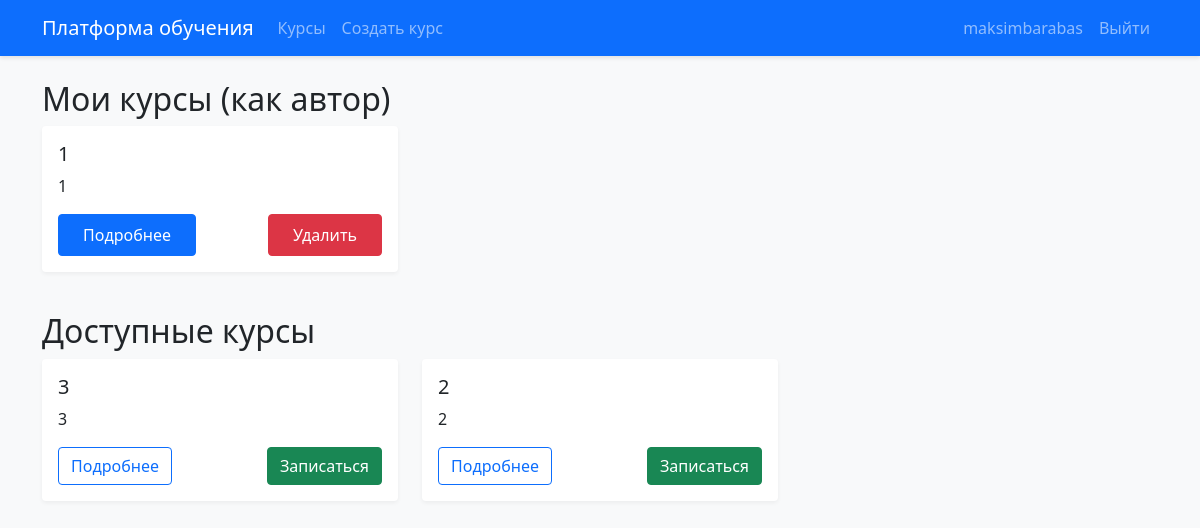
The app's page / (signed in) with its own data.
### courses/models.py (models this page shows, shortened)
class Course(models.Model):
    title = models.CharField(max_length=200, verbose_name="Название курса")
    description = models.TextField(verbose_name="Описание курса")
    creator = models.ForeignKey(User, on_delete=models.CASCADE, related_name='created_courses', verbose_name="Создатель курса")
    created_at = models.DateTimeField(auto_now_add=True)
    updated_at = models.DateTimeField(auto_now=True)
    class Meta:
        verbose_name = "Курс"
        verbose_name_plural = "Курсы"
        ordering = ['-created_at']

### courses/views.py (the view)
# urls.py: path('', views.course_list, name='course_list'),
@login_required
def course_list(request):
    created_courses = Course.objects.filter(creator=request.user)
    enrolled_courses = Course.objects.filter(enrolled_students__student=request.user)
    available_courses = Course.objects.exclude(
        creator=request.user  # исключаем курсы, где пользователь является автором
    ).exclude(
        enrolled_students__student=request.user  # исключаем курсы, на которые уже записан
    )
    return render(request, 'courses/course_list.html', {
        'created_courses': created_courses,
        'enrolled_courses': enrolled_courses,
        'available_courses': available_courses
    })

### templates/courses/course_list.html (shortened to what this page needs)
{% extends 'base.html' %}
{% block content %}
<div class="row">
    {% if created_courses %}
    <div class="col-md-12 mb-4">
        <h2>Мои курсы (как автор)</h2>
        <div class="row">
            {% for course in created_courses %}
            <div class="col-md-4 mb-3">
                <div class="card">
                    <div class="card-body">
                        <h5 class="card-title">{{ course.title }}</h5>
                        <p class="card-text">{{ course.description|truncatewords:20 }}</p>
                        <div class="d-flex justify-content-between align-items-center">
                            <a href="{% url 'course_detail' course.pk %}" class="btn btn-primary">Подробнее</a>
                            <form method="post" action="{% url 'course_delete' course.pk %}"
                                  onsubmit="return confirm('Вы уверены, что хотите удалить этот курс? Это действие нельзя отменить.');">
                                <button type="submit" class="btn btn-danger">Удалить</button>
                            </form>
                        </div>
                    </div>
                </div>
            </div>
            {% endfor %}
        </div>
    </div>
    {% endif %}
    {% if available_courses %}
    <div class="col-md-12">
        <h2>Доступные курсы</h2>
        <div class="row">
            {% for course in available_courses %}
            <div class="col-md-4 mb-3">
                <div class="card">
                    <div class="card-body">
                        <h5 class="card-title">{{ course.title }}</h5>
                        <p class="card-text">{{ course.description|truncatewords:20 }}</p>
                        <div class="d-flex justify-content-between align-items-center">
                            <a href="{% url 'course_detail' course.pk %}" class="btn btn-outline-primary">Подробнее</a>
                            <form method="post" action="{% url 'course_enroll' course.pk %}">
                                <button type="submit" class="btn btn-success">Записаться</button>
                            </form>
                        </div>
                    </div>
                </div>
            </div>
            {% endfor %}
        </div>
    </div>
    {% endif %}
</div>
{% endblock %}

### templates/base.html (shortened to what this page needs)
<!DOCTYPE html>
<html lang="ru">
<head>
    <link href="https://cdn.jsdelivr.net/npm/bootstrap@5.1.3/dist/css/bootstrap.min.css" rel="stylesheet">
    <link rel="stylesheet" href="/static/css/style.css">
</head>
<body>
    <nav class="navbar navbar-expand-lg navbar-dark bg-primary mb-4">
        <div class="container">
            <a class="navbar-brand" href="{% url 'course_list' %}">Платформа обучения</a>
            <div class="collapse navbar-collapse" id="navbarNav">
                <ul class="navbar-nav">
                    <li class="nav-item">
                        <a class="nav-link" href="{% url 'course_list' %}">Курсы</a>
                    </li>
                    {% if user.is_authenticated %}
                        <li class="nav-item">
                            <a class="nav-link" href="{% url 'course_create' %}">Создать курс</a>
                        </li>
                    {% endif %}
                </ul>
                <ul class="navbar-nav ms-auto">
                    {% if user.is_authenticated %}
                        <li class="nav-item">
                            <span class="nav-link">{{ user.username }}</span>
                        </li>
                        <li class="nav-item">
                            <a class="nav-link" href="{% url 'logout' %}">Выйти</a>
                        </li>
                    {% else %}
                        <li class="nav-item">
                            <a class="nav-link" href="{% url 'login' %}">Войти</a>
                        </li>
                    {% endif %}
                </ul>
            </div>
        </div>
    </nav>
    <div class="container">
        {% block content %}
        {% endblock %}
    </div>
</body>
</html>

### static/css/style.css (style rules this page uses)
body { background-color: #f8f9fa; }
.navbar { box-shadow: 0 2px 4px rgba(0,0,0,.1); }
.card { border: none; box-shadow: 0 2px 4px rgba(0,0,0,.05); transition: transform 0.2s; }
.btn-primary { padding: 0.5rem 1.5rem; }
.btn-danger { padding: 0.5rem 1.5rem; background-color: #dc3545; border-color: #dc3545; }

### records on screen
Course: title "1", description "1"
Course: title "3", description "3"
Course: title "2", description "2"

### other values on screen
{{ user.username }} "maksimbarabas"
